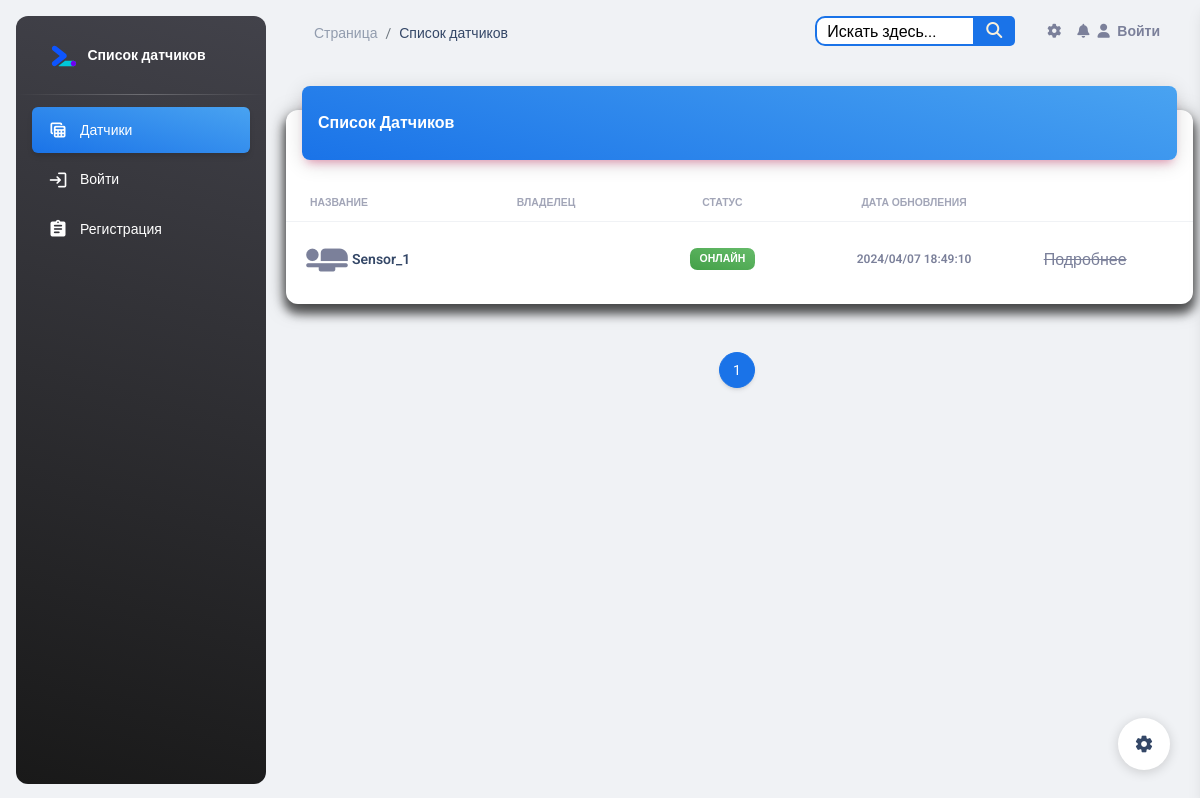
Before: / with the older database file.
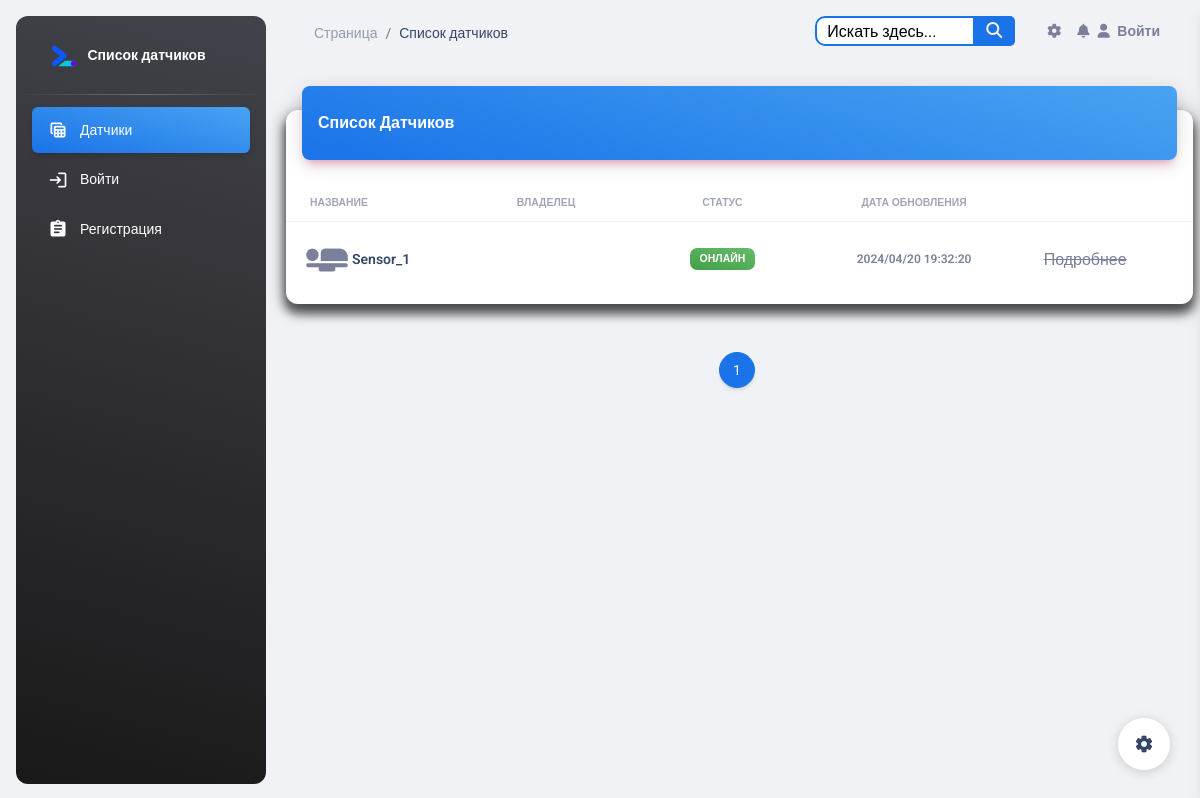
After: the same page with the newer database file.
### esp_sensor/models.py (models this page shows, shortened)
class Sensor(models.Model):
    id = models.AutoField(primary_key=True)
    name = models.CharField('Имя датчика', max_length=100, unique=True)
    slug = models.SlugField(max_length=255, unique=True, db_index=True, verbose_name="URL")
    description = models.TextField('Описание', blank=True)
    owner = models.CharField("Владелец", max_length=100, blank=True)
    date_added = models.DateTimeField('Дата добавления', auto_now=True)
    country = models.ManyToManyField(Country, blank=True, verbose_name='Страна')
    city = models.ManyToManyField(City, blank=True, verbose_name='Город')
    inclusions = models.IntegerField("Количество включений", default=0)
    power = models.IntegerField(default=0,
                                blank=True,
                                verbose_name='Мощность',
                                validators=[MinValueValidator(0), MaxValueValidator(100)])
    watt = models.IntegerField("Потребление мощности", default=0)
    volt = models.IntegerField("Электрическое напряжение", default=0)
    work = models.BooleanField('Онлайн', default=True)
    blocked = models.BooleanField('Заблокирован', default=False)
    start = models.BooleanField('Старт', default=False)
    temperature = models.FloatField('Температура', default=0)
    fan_speed = models.IntegerField('Скорость кулера', default=0)
    ip_address = models.CharField(max_length=15, blank=True)
    def is_blocked(self):
        return self.blocked
    class Meta:
        verbose_name = 'Датчик'
        verbose_name_plural = 'Датчики'

### esp_sensor/views.py (the view)
# urls.py: path('', SensorListView.as_view(), name='sensor_list'),
class SensorListView(ListView):
    model = Sensor
    template_name = 'sensor/sensor_list.html'
    context_object_name = 'sensors'
    paginate_by = 8
    def get_queryset(self):
        queryset = super().get_queryset()
        queryset = queryset.order_by('name', 'owner', '-blocked', '-date_added')
        return queryset
    def get_context_data(self, **kwargs):
        context = super().get_context_data(**kwargs)
        sensors = context['sensors']
        for sensor in sensors:
            latest_log = sensor.sensorlog_set.last()
            if latest_log:
                sensor.last_updated = latest_log.timestamp
            else:
                sensor.last_updated = sensor.date_added
        return context

### templates/sensor/sensor_list.html (shortened to what the changed rows need)
{% load static %}
{% include 'base.html' %}
<body class="g-sidenav-show  bg-gray-200">
<main class="main-content position-relative max-height-vh-100 h-100 border-radius-lg ">
    <div class="container-fluid py-4">
        <div class="row">
            <div class="col-12">
                <div class="card my-4">
                    <div class="card-body px-0 pb-2">
                        <div class="table-responsive p-0">
                            <table class="table align-items-center mb-0">
                                <thead>
                                <tr>
                                    <th class="text-uppercase text-secondary text-xxs font-weight-bolder opacity-7">
                                        Название
                                    </th>
                                    <th class="text-uppercase text-secondary text-xxs font-weight-bolder opacity-7 ps-2">
                                        Владелец
                                    </th>
                                    <th class="text-center text-uppercase text-secondary text-xxs font-weight-bolder opacity-7">
                                        Статус
                                    </th>
                                    <th class="text-center text-uppercase text-secondary text-xxs font-weight-bolder opacity-7">
                                        Дата обновления
                                    </th>
                                    <th class="text-secondary opacity-7"></th>
                                </tr>
                                </thead>
                                <tbody>
                                {% for sensor in sensors %}
                                    <tr>
                                        <td>
                                            <div class="d-flex px-2 py-1">
                                                <div>
                                                    <i class="material-icons"
                                                       style="font-size: 50px;">airline_seat_flat</i>
                                                </div>
                                                <div class="d-flex flex-column justify-content-center">
                                                    <a href="{% url 'sensor_detail' sensor.pk %}"
                                                       class="text-secondary font-weight-bold text-xs"
                                                       data-toggle="tooltip" data-original-title="Edit user">
                                                        <h6 class="mb-0 text-sm">{{ sensor.name }}</h6>
                                                    </a>
                                                </div>
                                            </div>
                                        </td>
                                        <td>
                                        </td>
                                        <td class="align-middle text-center text-sm">
                                            {% if sensor.is_blocked %}
                                                <span class="badge badge-sm bg-gradient-danger">Заблокирован</span>
                                            {% else %}
                                                {% if sensor.work %}
                                                    <span class="badge badge-sm bg-gradient-success">Онлайн</span>
                                                {% else %}
                                                    <span class="badge badge-sm bg-gradient-secondary">Оффлайн</span>
                                                {% endif %}
                                            {% endif %}
                                        </td>
                                        <td class="align-middle text-center">
                                            <span class="text-secondary text-xs font-weight-bold">{{ sensor.last_updated | date:"Y/m/d H:i:s" }}</span>
                                        </td>
                                        {% if user.is_authenticated %}
                                            <td class="align-middle">
                                                <a href="{% url 'sensor_detail' sensor.pk %}"
                                                   class="text-secondary font-weight-bold text-xs"
                                                   data-toggle="tooltip" data-original-title="Edit user">
                                                    Подробнее
                                                </a>
                                            </td>
                                        {% else %}
                                            <td class="align-middle">
                                                <span style="text-decoration: line-through;">Подробнее</span>
                                            </td>
                                        {% endif %}
                                    </tr>
                                {% endfor %}
                                </tbody>
                            </table>
                        </div>
                    </div>
                </div>
            </div>
        </div>
    </div>
</main>
</body>

Changed rows visible on the page:
changed Sensor "Sensor_1": last_updated "2024/04/07 18:49:10" → "2024/04/20 19:32:20"
